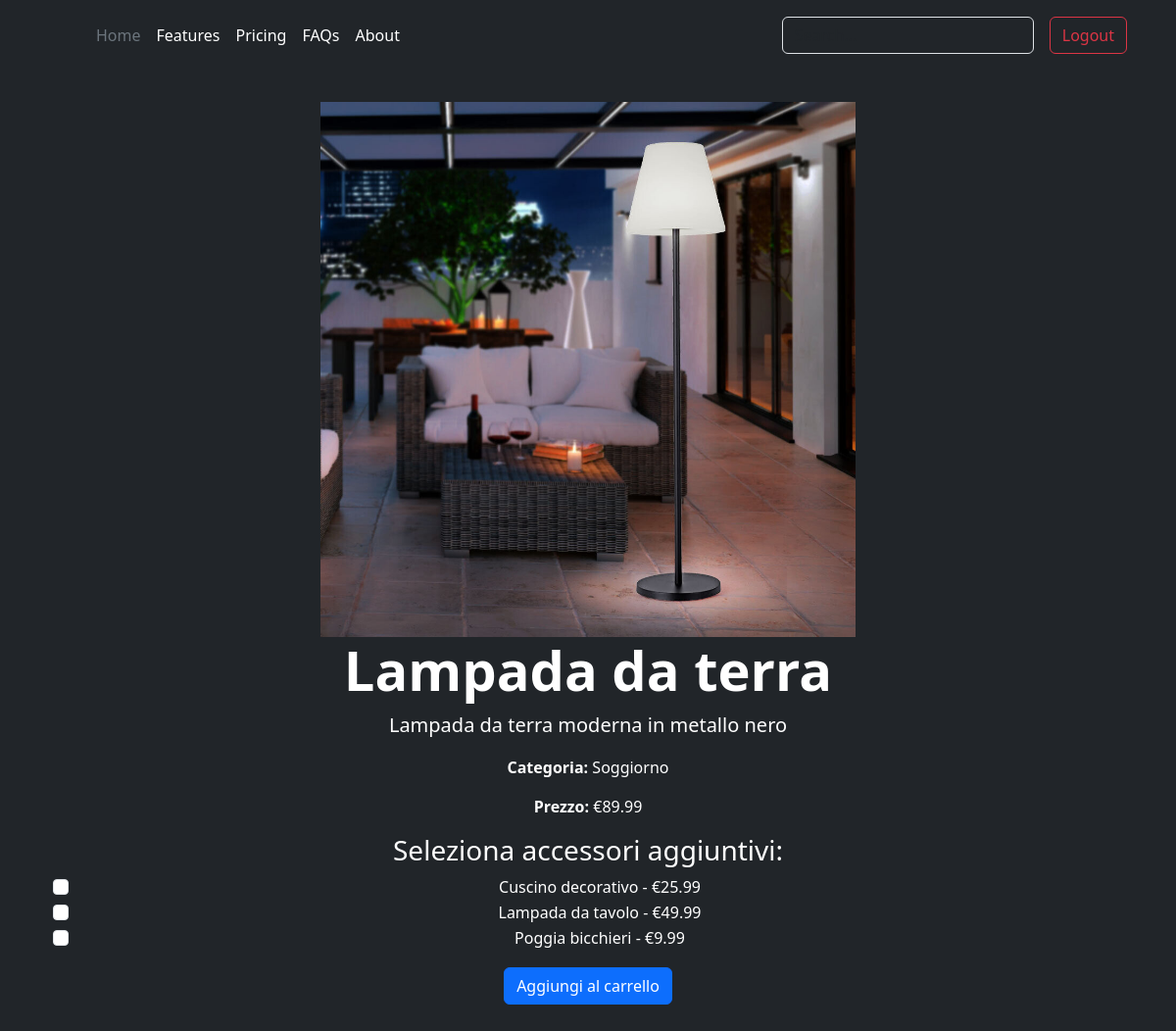
/view/dettaglio_prodotto.php?id=4 (signed in), run on the app's committed database.
### tables this page shows
CREATE TABLE if NOT EXISTS prodotto(
ID INT PRIMARY KEY AUTO_INCREMENT,
nome VARCHAR(255) NOT NULL , 
descrizione VARCHAR(1000),
prezzo FLOAT NOT NULL ,
percorso_immagine VARCHAR(255),
ID_categoria INT,
FOREIGN KEY (ID_categoria) REFERENCES categoria(ID));

CREATE TABLE if NOT EXISTS categoria(
ID INT PRIMARY KEY AUTO_INCREMENT,
nome VARCHAR(255) NOT NULL,
descrizione VARCHAR(1000));

CREATE TABLE if NOT EXISTS accessorio (
ID INT PRIMARY KEY AUTO_INCREMENT,
nome VARCHAR(255) NOT NULL,
descrizione VARCHAR(1000),
prezzo DECIMAL(10, 2) NOT NULL );

### view/dettaglio_prodotto.php (the view, shortened to what this page needs)
<!doctype html>
<html lang="en" data-bs-theme="auto">
<head>
  <link href="../css/product.css" rel="stylesheet">
  <link href="../assets/dist/css/bootstrap.min.css" rel="stylesheet">
</head>
<body>
  <header class="p-3 text-bg-dark">
    <div class="container">
      <div class="d-flex flex-wrap align-items-center justify-content-center justify-content-lg-start">
        <a href="/" class="d-flex align-items-center mb-2 mb-lg-0 text-white text-decoration-none">
          <svg class="bi me-2" width="40" height="32" role="img" aria-label="Bootstrap">
            <use xlink:href="#bootstrap" />
          </svg>
        </a>
        <ul class="nav col-12 col-lg-auto me-lg-auto mb-2 justify-content-center mb-md-0">
          <li><a href="#" class="nav-link px-2 text-secondary">Home</a></li>
          <li><a href="#" class="nav-link px-2 text-white">Features</a></li>
          <li><a href="#" class="nav-link px-2 text-white">Pricing</a></li>
          <li><a href="#" class="nav-link px-2 text-white">FAQs</a></li>
          <li><a href="#" class="nav-link px-2 text-white">About</a></li>
        </ul>
        <form class="col-12 col-lg-auto mb-3 mb-lg-0 me-lg-3" role="search">
          <input type="search" class="form-control form-control-dark text-bg-dark" placeholder="Search..."
            aria-label="Search">
        </form>
        <?php
  if (isset($_SESSION['user_id'])) {
      echo '<a href="logout.php" class="btn btn-outline-danger me-2">Logout</a>';
  } else {
      echo '<a href="login.php" class="btn btn-outline-light me-2">Login</a>';
      echo '<a href="registrazione.php" class="btn btn-warning">Sign-up</a>';
  }
  ?>
</div>
    <main>
      <div class="container py-5">
        <?php
        include "connessione.php";
        $connessione = new mysqli($hostname, $username, $password, "ecommerce");
        $id_prodotto = isset($_GET['id']) ? $_GET['id'] : die('ID Prodotto non specificato.');
        $sql = "SELECT prodotto.ID, prodotto.nome AS nome_prodotto, prodotto.descrizione, prodotto.prezzo, categoria.nome AS nome_categoria, prodotto.percorso_immagine FROM prodotto INNER JOIN categoria ON prodotto.ID_categoria = categoria.ID WHERE prodotto.ID = ?";
        if ($stmt = $connessione->prepare($sql)) {
          $stmt->bind_param("i", $id_prodotto);
          $stmt->execute();
          $result = $stmt->get_result();
          if ($row = $result->fetch_assoc()) {
            echo '<div class="text-center">';
            echo '<img src="../' . $row["percorso_immagine"] . '" class="img-fluid" alt="Immagine Prodotto" style="max-width: 50%; height: auto;">';
            echo '<h1 class="display-4 fw-bold">' . $row["nome_prodotto"] . '</h1>';
            echo '<p class="lead">' . $row["descrizione"] . '</p>';
            echo '<p><strong>Categoria:</strong> ' . $row["nome_categoria"] . '</p>';
            echo '<p><strong>Prezzo:</strong> €' . $row["prezzo"] . '</p>';
            echo '</div>';
          } else {
            echo "Prodotto non trovato.";
          }
          echo '<form action="aggiungi_al_carrello.php" method="POST" class="text-center">';
          echo '<h3>Seleziona accessori aggiuntivi:</h3>';
          $sqlAccessori = "SELECT ID, nome, prezzo FROM accessorio";
          $resultAccessori = $connessione->query($sqlAccessori);
          if ($resultAccessori->num_rows > 0) {
            while ($rowAccessori = $resultAccessori->fetch_assoc()) {
              echo '<div class="form-check">';
              echo '<input class="form-check-input" type="checkbox" name="accessori[]" value="' . $rowAccessori["ID"] . '">';
              echo '<label class="form-check-label">' . $rowAccessori["nome"] . ' - €' . $rowAccessori["prezzo"] . '</label>';
              echo '</div>';
            }
          } else {
            echo "Nessun accessorio disponibile.";
          }
          echo '<button type="submit" class="btn btn-primary mt-3">Aggiungi al carrello</button>';
          echo '</form>';
        } else {
          echo "Errore nella preparazione della query.";
        }
        ?>
      </div>
    </main>
    </div>
</body>
</html>

### css/product.css (style rules this page uses)
.bi { vertical-align: -.125em; fill: currentColor; }
.container { max-width: 960px; }

### data on the page
prodotto: percorso_immagine (picture), nome "Lampada da terra", descrizione "Lampada da terra moderna in metallo nero", ID_categoria.nome "Soggiorno", prezzo "89.99"
accessorio: nome "Cuscino decorativo", prezzo "25.99"
accessorio: nome "Lampada da tavolo", prezzo "49.99"
accessorio: nome "Poggia bicchieri", prezzo "9.99"
